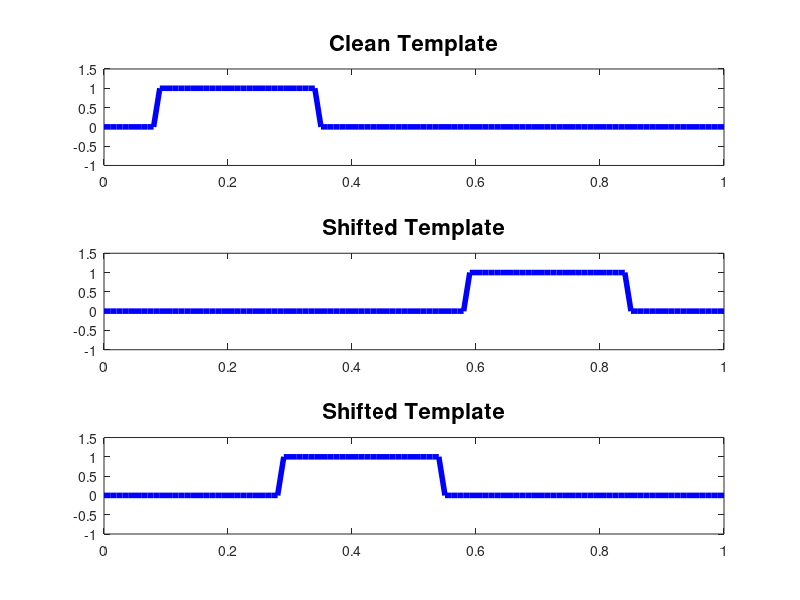
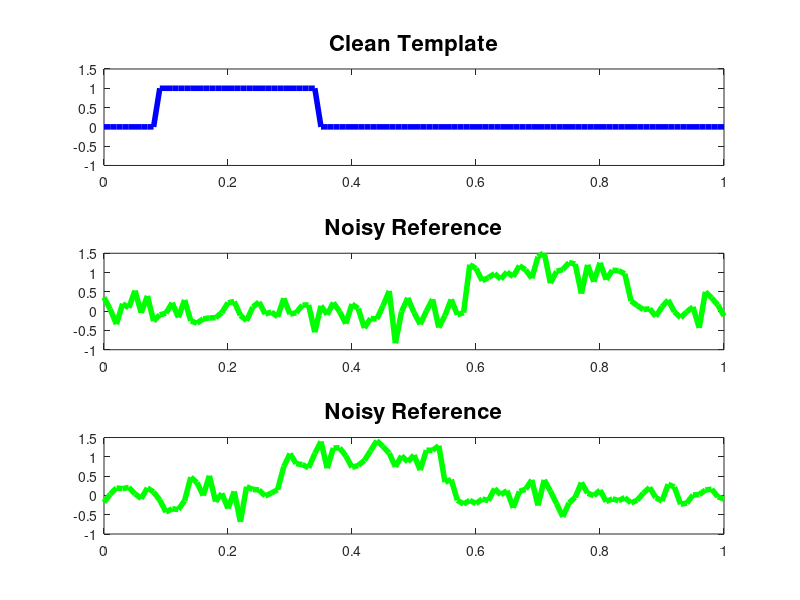
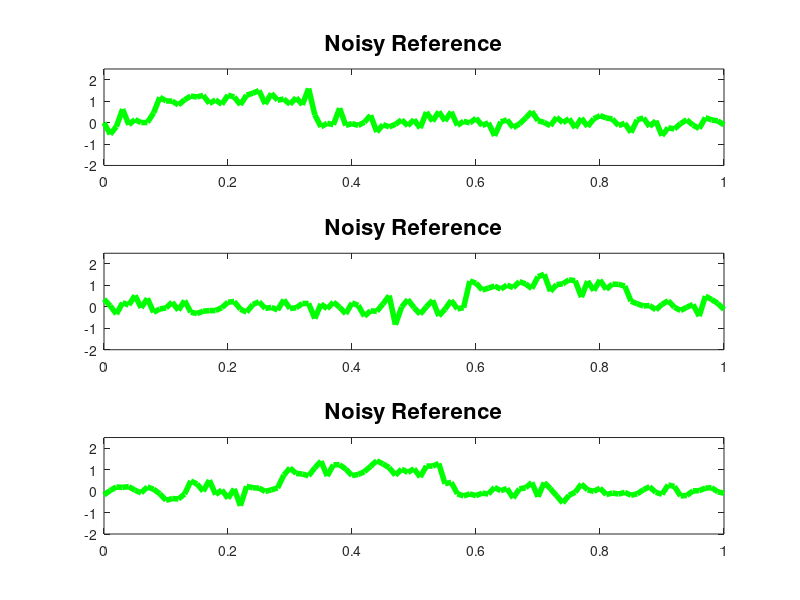
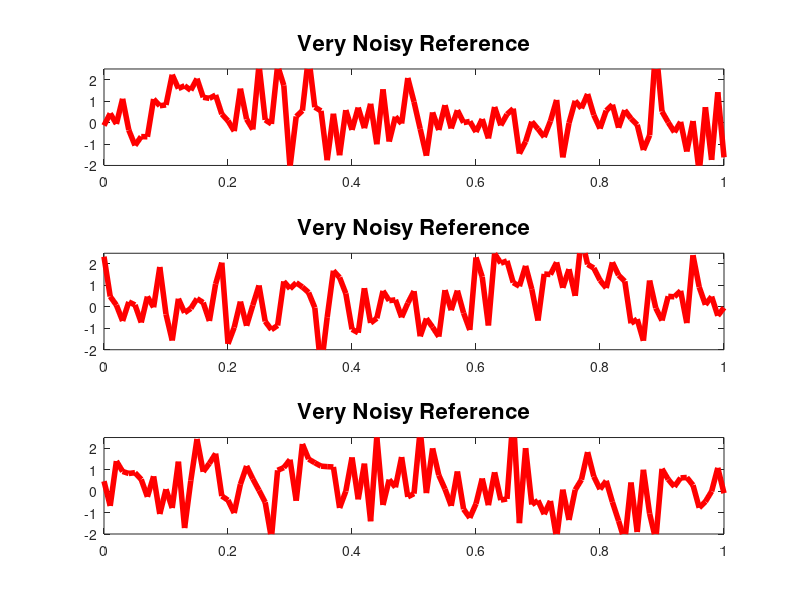

MATLAB code to generate these figures, in order:
PLOTX = 3;
PLOTY = 1;
FONTSIZE = 16;
                                             
x = [0:0.01:1];
y_clean = zeros(101,1);
y_clean([10:35]) = ones(26,1);

y_shifted = zeros(101,1);
y_shifted([60:85]) = ones(26,1);

y_shifted2 = zeros(101,1);
y_shifted2([30:55]) = ones(26,1);

y_shifted_noisy = y_shifted + 0.25*randn(101,1);
y_shifted2_noisy = y_shifted2 + 0.25*randn(101,1);

y_clean_noisy = y_clean + 0.25*randn(101,1);

y_clean_very_noisy = y_clean + randn(101,1);
y_shifted_very_noisy = y_shifted + randn(101,1);
y_shifted2_very_noisy = y_shifted2 + randn(101,1);

figure(2);
subplot(PLOTX,PLOTY,1);
set(gca, 'FontSize', FONTSIZE)
plot(x,y_clean,'LineWidth',4,'Color','blue')
axis([0 1 -1 1.5])
title('Clean Template','Fontsize', FONTSIZE);

subplot(PLOTX,PLOTY,2);
set(gca, 'FontSize', FONTSIZE)
plot(x,y_shifted,'LineWidth',4,'Color','blue')
axis([0 1 -1 1.5])
title('Shifted Template','Fontsize', FONTSIZE);

subplot(PLOTX,PLOTY,3);
set(gca, 'FontSize', FONTSIZE)
plot(x,y_shifted2,'LineWidth',4,'Color','blue')
axis([0 1 -1 1.5])
title('Shifted Template','Fontsize', FONTSIZE);

figure(3);
subplot(PLOTX,PLOTY,1);
set(gca, 'FontSize', FONTSIZE)
plot(x,y_clean,'LineWidth',4,'Color','blue')
axis([0 1 -1 1.5])
title('Clean Template','Fontsize', FONTSIZE);

subplot(PLOTX,PLOTY,2);
set(gca, 'FontSize', FONTSIZE)
plot(x,y_shifted_noisy,'LineWidth',4,'Color','green')
axis([0 1 -1 1.5])
title('Noisy Reference','Fontsize', FONTSIZE);

subplot(PLOTX,PLOTY,3);
set(gca, 'FontSize', FONTSIZE)
plot(x,y_shifted2_noisy,'LineWidth',4,'Color','green')
axis([0 1 -1 1.5])
title('Noisy Reference','Fontsize', FONTSIZE);

figure(4);
subplot(PLOTX,PLOTY,1);
set(gca, 'FontSize', FONTSIZE)
plot(x,y_clean_noisy,'LineWidth',4,'Color','green')
axis([0 1 -2 2.5])
title('Noisy Reference','Fontsize', FONTSIZE);

subplot(PLOTX,PLOTY,2);
set(gca, 'FontSize', FONTSIZE)
plot(x,y_shifted_noisy,'LineWidth',4,'Color','green')
axis([0 1 -2 2.5])
title('Noisy Reference','Fontsize', FONTSIZE);

subplot(PLOTX,PLOTY,3);
set(gca, 'FontSize', FONTSIZE)
plot(x,y_shifted2_noisy,'LineWidth',4,'Color','green')
axis([0 1 -2 2.5])
title('Noisy Reference','Fontsize', FONTSIZE);

figure(5);
subplot(PLOTX,PLOTY,1);
set(gca, 'FontSize', FONTSIZE)
plot(x,y_clean_very_noisy,'LineWidth',4,'Color','red')
axis([0 1 -2 2.5])
title('Very Noisy Reference','Fontsize', FONTSIZE);

subplot(PLOTX,PLOTY,2);
set(gca, 'FontSize', FONTSIZE)
plot(x,y_shifted_very_noisy,'LineWidth',4,'Color','red')
axis([0 1 -2 2.5])
title('Very Noisy Reference','Fontsize', FONTSIZE);

subplot(PLOTX,PLOTY,3);
set(gca, 'FontSize', FONTSIZE)
plot(x,y_shifted2_very_noisy,'LineWidth',4,'Color','red')
axis([0 1 -2 2.5])
title('Very Noisy Reference','Fontsize', FONTSIZE);
